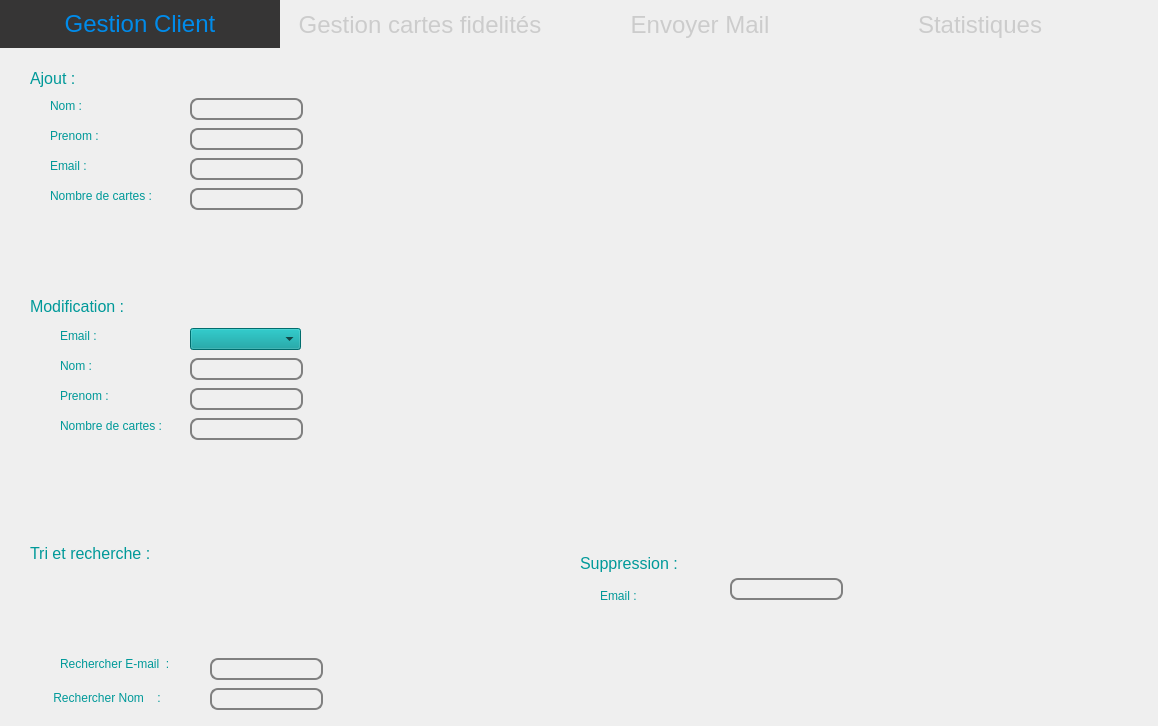
<?xml version="1.0" encoding="UTF-8"?>
<ui version="4.0">
 <class>badis</class>
 <widget class="QDialog" name="badis">
  <property name="geometry">
   <rect>
    <x>0</x>
    <y>0</y>
    <width>1158</width>
    <height>726</height>
   </rect>
  </property>
  <property name="windowTitle">
   <string>Dialog</string>
  </property>
  <property name="styleSheet">
   <string notr="true">#badis {
background: url(:/img/fdaffiche.jpg);
}

#centralwidget {
background: url(:/img/fdaffiche.jpg);
}


#toolBox {
border: 3px solid gray;
border-radius: 40px;
background: rgb(206, 206, 206);
}

QLineEdit {
padding: 1px;
border-style: solid;
border: 2px solid gray;
border-radius: 8px;
background-color: rgb(143, 143, 143);

}
</string>
  </property>
  <widget class="QTabWidget" name="tabWidget">
   <property name="geometry">
    <rect>
     <x>0</x>
     <y>0</y>
     <width>1241</width>
     <height>721</height>
    </rect>
   </property>
   <property name="styleSheet">
    <string notr="true">QTabWidget{background:transparent} QTabWidget::pane{border: 1px;border-color:red;background-color: transparent;} 
QTabBar::tab {background-color: transparent;color: #ccc;width: 280px;height:48px;font-size:24px} 
QTabBar::tab:hover{background-color:#ddd; color: white;}
QTabBar::tab:selected{background-color: #363535; color: #008BEA;}
QWidget{background:transparent}</string>
   </property>
   <property name="currentIndex">
    <number>0</number>
   </property>
   <widget class="QWidget" name="tab">
    <attribute name="title">
     <string>Gestion Client</string>
    </attribute>
    <widget class="QLineEdit" name="nom_ajouter">
     <property name="geometry">
      <rect>
       <x>190</x>
       <y>50</y>
       <width>113</width>
       <height>22</height>
      </rect>
     </property>
    </widget>
    <widget class="QLineEdit" name="prenom_ajouter">
     <property name="geometry">
      <rect>
       <x>190</x>
       <y>80</y>
       <width>113</width>
       <height>22</height>
      </rect>
     </property>
    </widget>
    <widget class="QLineEdit" name="email_ajouter">
     <property name="geometry">
      <rect>
       <x>190</x>
       <y>110</y>
       <width>113</width>
       <height>22</height>
      </rect>
     </property>
    </widget>
    <widget class="QLineEdit" name="abonnecarte_ajouter">
     <property name="geometry">
      <rect>
       <x>190</x>
       <y>140</y>
       <width>113</width>
       <height>22</height>
      </rect>
     </property>
    </widget>
    <widget class="QLabel" name="label">
     <property name="geometry">
      <rect>
       <x>50</x>
       <y>50</y>
       <width>55</width>
       <height>16</height>
      </rect>
     </property>
     <property name="font">
      <font>
       <pointsize>9</pointsize>
      </font>
     </property>
     <property name="styleSheet">
      <string notr="true">QLabel {
color: #099;
}</string>
     </property>
     <property name="text">
      <string>Nom :</string>
     </property>
    </widget>
    <widget class="QLabel" name="label_2">
     <property name="geometry">
      <rect>
       <x>50</x>
       <y>80</y>
       <width>61</width>
       <height>16</height>
      </rect>
     </property>
     <property name="font">
      <font>
       <pointsize>9</pointsize>
      </font>
     </property>
     <property name="styleSheet">
      <string notr="true">QLabel {
color: #099;
}</string>
     </property>
     <property name="text">
      <string>Prenom :</string>
     </property>
    </widget>
    <widget class="QLabel" name="label_3">
     <property name="geometry">
      <rect>
       <x>50</x>
       <y>110</y>
       <width>55</width>
       <height>16</height>
      </rect>
     </property>
     <property name="font">
      <font>
       <pointsize>9</pointsize>
      </font>
     </property>
     <property name="styleSheet">
      <string notr="true">QLabel {
color: #099;
}</string>
     </property>
     <property name="text">
      <string>Email :</string>
     </property>
    </widget>
    <widget class="QLabel" name="label_4">
     <property name="geometry">
      <rect>
       <x>50</x>
       <y>140</y>
       <width>141</width>
       <height>16</height>
      </rect>
     </property>
     <property name="font">
      <font>
       <pointsize>9</pointsize>
      </font>
     </property>
     <property name="styleSheet">
      <string notr="true">QLabel {
color: #099;
}</string>
     </property>
     <property name="text">
      <string>Nombre de cartes :</string>
     </property>
    </widget>
    <widget class="QTableView" name="tabClient">
     <property name="geometry">
      <rect>
       <x>390</x>
       <y>60</y>
       <width>711</width>
       <height>421</height>
      </rect>
     </property>
     <property name="styleSheet">
      <string notr="true"/>
     </property>
    </widget>
    <widget class="QPushButton" name="ajouter_button">
     <property name="geometry">
      <rect>
       <x>160</x>
       <y>180</y>
       <width>51</width>
       <height>51</height>
      </rect>
     </property>
     <property name="styleSheet">
      <string notr="true">border:none;</string>
     </property>
     <property name="text">
      <string/>
     </property>
     <property name="icon">
      <iconset>
       <normaloff>:/pics/buttonok.png</normaloff>:/pics/buttonok.png</iconset>
     </property>
     <property name="iconSize">
      <size>
       <width>100</width>
       <height>100</height>
      </size>
     </property>
    </widget>
    <widget class="QLabel" name="label_5">
     <property name="geometry">
      <rect>
       <x>600</x>
       <y>540</y>
       <width>51</width>
       <height>16</height>
      </rect>
     </property>
     <property name="font">
      <font>
       <pointsize>9</pointsize>
      </font>
     </property>
     <property name="styleSheet">
      <string notr="true">QLabel {
color: #099;
}</string>
     </property>
     <property name="text">
      <string>Email :</string>
     </property>
    </widget>
    <widget class="QLineEdit" name="emailasupprimer">
     <property name="geometry">
      <rect>
       <x>730</x>
       <y>530</y>
       <width>113</width>
       <height>22</height>
      </rect>
     </property>
    </widget>
    <widget class="QLabel" name="label_6">
     <property name="geometry">
      <rect>
       <x>30</x>
       <y>20</y>
       <width>81</width>
       <height>21</height>
      </rect>
     </property>
     <property name="font">
      <font>
       <pointsize>12</pointsize>
      </font>
     </property>
     <property name="styleSheet">
      <string notr="true">QLabel {
color: #099;
}</string>
     </property>
     <property name="text">
      <string>Ajout :</string>
     </property>
    </widget>
    <widget class="QLabel" name="label_7">
     <property name="geometry">
      <rect>
       <x>580</x>
       <y>500</y>
       <width>141</width>
       <height>31</height>
      </rect>
     </property>
     <property name="font">
      <font>
       <pointsize>12</pointsize>
      </font>
     </property>
     <property name="styleSheet">
      <string notr="true">QLabel {
color: #099;
}</string>
     </property>
     <property name="text">
      <string>Suppression :</string>
     </property>
    </widget>
    <widget class="QLabel" name="label_8">
     <property name="geometry">
      <rect>
       <x>30</x>
       <y>250</y>
       <width>141</width>
       <height>16</height>
      </rect>
     </property>
     <property name="font">
      <font>
       <pointsize>12</pointsize>
      </font>
     </property>
     <property name="styleSheet">
      <string notr="true">QLabel {
color: #099;
}</string>
     </property>
     <property name="text">
      <string>Modification :</string>
     </property>
    </widget>
    <widget class="QLabel" name="label_9">
     <property name="geometry">
      <rect>
       <x>60</x>
       <y>280</y>
       <width>51</width>
       <height>16</height>
      </rect>
     </property>
     <property name="font">
      <font>
       <pointsize>9</pointsize>
      </font>
     </property>
     <property name="styleSheet">
      <string notr="true">QLabel {
color: #099;
}</string>
     </property>
     <property name="text">
      <string>Email :</string>
     </property>
    </widget>
    <widget class="QComboBox" name="comboBox">
     <property name="geometry">
      <rect>
       <x>190</x>
       <y>280</y>
       <width>111</width>
       <height>22</height>
      </rect>
     </property>
     <property name="styleSheet">
      <string notr="true">background-color:#099</string>
     </property>
    </widget>
    <widget class="QLabel" name="label_10">
     <property name="geometry">
      <rect>
       <x>60</x>
       <y>310</y>
       <width>55</width>
       <height>16</height>
      </rect>
     </property>
     <property name="font">
      <font>
       <pointsize>9</pointsize>
      </font>
     </property>
     <property name="styleSheet">
      <string notr="true">QLabel {
color: #099;
}</string>
     </property>
     <property name="text">
      <string>Nom :</string>
     </property>
    </widget>
    <widget class="QLabel" name="label_11">
     <property name="geometry">
      <rect>
       <x>60</x>
       <y>340</y>
       <width>55</width>
       <height>16</height>
      </rect>
     </property>
     <property name="font">
      <font>
       <pointsize>9</pointsize>
      </font>
     </property>
     <property name="styleSheet">
      <string notr="true">QLabel {
color: #099;
}</string>
     </property>
     <property name="text">
      <string>Prenom :</string>
     </property>
    </widget>
    <widget class="QLabel" name="label_12">
     <property name="geometry">
      <rect>
       <x>60</x>
       <y>370</y>
       <width>121</width>
       <height>16</height>
      </rect>
     </property>
     <property name="font">
      <font>
       <pointsize>9</pointsize>
      </font>
     </property>
     <property name="styleSheet">
      <string notr="true">QLabel {
color: #099;
}</string>
     </property>
     <property name="text">
      <string>Nombre de cartes :</string>
     </property>
    </widget>
    <widget class="QPushButton" name="pushButton">
     <property name="geometry">
      <rect>
       <x>710</x>
       <y>570</y>
       <width>51</width>
       <height>51</height>
      </rect>
     </property>
     <property name="styleSheet">
      <string notr="true">border:none;</string>
     </property>
     <property name="text">
      <string/>
     </property>
     <property name="icon">
      <iconset>
       <normaloff>:/pics/buttondel.png</normaloff>:/pics/buttondel.png</iconset>
     </property>
     <property name="iconSize">
      <size>
       <width>100</width>
       <height>100</height>
      </size>
     </property>
    </widget>
    <widget class="QLineEdit" name="nom_modifier">
     <property name="geometry">
      <rect>
       <x>190</x>
       <y>310</y>
       <width>113</width>
       <height>22</height>
      </rect>
     </property>
     <property name="styleSheet">
      <string>QLabel {
color: white;
}</string>
     </property>
    </widget>
    <widget class="QLineEdit" name="prenom_modifier">
     <property name="geometry">
      <rect>
       <x>190</x>
       <y>340</y>
       <width>113</width>
       <height>22</height>
      </rect>
     </property>
     <property name="styleSheet">
      <string>QLabel {
color: white;
}</string>
     </property>
    </widget>
    <widget class="QLineEdit" name="nbcartes_modifier">
     <property name="geometry">
      <rect>
       <x>190</x>
       <y>370</y>
       <width>113</width>
       <height>22</height>
      </rect>
     </property>
     <property name="styleSheet">
      <string>QLabel {
color: white;
}</string>
     </property>
    </widget>
    <widget class="QPushButton" name="pushButton_2">
     <property name="geometry">
      <rect>
       <x>160</x>
       <y>410</y>
       <width>51</width>
       <height>51</height>
      </rect>
     </property>
     <property name="styleSheet">
      <string notr="true">border:none;</string>
     </property>
     <property name="text">
      <string/>
     </property>
     <property name="icon">
      <iconset>
       <normaloff>:/pics/buttonmod.png</normaloff>:/pics/buttonmod.png</iconset>
     </property>
     <property name="iconSize">
      <size>
       <width>100</width>
       <height>100</height>
      </size>
     </property>
    </widget>
    <widget class="QLabel" name="label_15">
     <property name="geometry">
      <rect>
       <x>60</x>
       <y>605</y>
       <width>131</width>
       <height>21</height>
      </rect>
     </property>
     <property name="font">
      <font>
       <pointsize>9</pointsize>
      </font>
     </property>
     <property name="styleSheet">
      <string notr="true">QLabel {
color: #099;
}</string>
     </property>
     <property name="text">
      <string>Rechercher E-mail  :</string>
     </property>
    </widget>
    <widget class="QLineEdit" name="lineEdit_chercher">
     <property name="geometry">
      <rect>
       <x>210</x>
       <y>610</y>
       <width>113</width>
       <height>22</height>
      </rect>
     </property>
    </widget>
    <widget class="QLineEdit" name="lineEdit">
     <property name="geometry">
      <rect>
       <x>210</x>
       <y>640</y>
       <width>113</width>
       <height>22</height>
      </rect>
     </property>
    </widget>
    <widget class="QLabel" name="label_17">
     <property name="geometry">
      <rect>
       <x>50</x>
       <y>640</y>
       <width>141</width>
       <height>20</height>
      </rect>
     </property>
     <property name="font">
      <font>
       <pointsize>9</pointsize>
      </font>
     </property>
     <property name="styleSheet">
      <string notr="true">QLabel {
color: #099;
}</string>
     </property>
     <property name="text">
      <string> Rechercher Nom    :</string>
     </property>
    </widget>
    <widget class="QPushButton" name="pushButton_tri">
     <property name="geometry">
      <rect>
       <x>150</x>
       <y>520</y>
       <width>71</width>
       <height>81</height>
      </rect>
     </property>
     <property name="styleSheet">
      <string notr="true">border:none; 
</string>
     </property>
     <property name="text">
      <string/>
     </property>
     <property name="icon">
      <iconset>
       <normaloff>:/pics/tributton.png</normaloff>:/pics/tributton.png</iconset>
     </property>
     <property name="iconSize">
      <size>
       <width>100</width>
       <height>100</height>
      </size>
     </property>
    </widget>
    <widget class="QSpinBox" name="spinBox">
     <property name="geometry">
      <rect>
       <x>1210</x>
       <y>600</y>
       <width>16</width>
       <height>16</height>
      </rect>
     </property>
    </widget>
    <widget class="QLabel" name="label_30">
     <property name="geometry">
      <rect>
       <x>30</x>
       <y>490</y>
       <width>161</width>
       <height>31</height>
      </rect>
     </property>
     <property name="font">
      <font>
       <pointsize>12</pointsize>
      </font>
     </property>
     <property name="styleSheet">
      <string notr="true">QLabel {
color: #099;
}</string>
     </property>
     <property name="text">
      <string>Tri et recherche :</string>
     </property>
    </widget>
   </widget>
   <widget class="QWidget" name="tab2">
    <attribute name="title">
     <string>Gestion cartes fidelités</string>
    </attribute>
    <widget class="QLabel" name="label_14">
     <property name="geometry">
      <rect>
       <x>610</x>
       <y>500</y>
       <width>151</width>
       <height>21</height>
      </rect>
     </property>
     <property name="font">
      <font>
       <pointsize>12</pointsize>
      </font>
     </property>
     <property name="styleSheet">
      <string notr="true">QLabel {
color: #099;
}</string>
     </property>
     <property name="text">
      <string>Suppression :</string>
     </property>
    </widget>
    <widget class="QLabel" name="label_16">
     <property name="geometry">
      <rect>
       <x>70</x>
       <y>210</y>
       <width>41</width>
       <height>16</height>
      </rect>
     </property>
     <property name="font">
      <font>
       <pointsize>9</pointsize>
      </font>
     </property>
     <property name="styleSheet">
      <string notr="true">QLabel {
color: #099;
}</string>
     </property>
     <property name="text">
      <string>Email :</string>
     </property>
    </widget>
    <widget class="QLabel" name="label_18">
     <property name="geometry">
      <rect>
       <x>650</x>
       <y>530</y>
       <width>41</width>
       <height>16</height>
      </rect>
     </property>
     <property name="font">
      <font>
       <pointsize>9</pointsize>
      </font>
     </property>
     <property name="styleSheet">
      <string notr="true">QLabel {
color: #099;
}</string>
     </property>
     <property name="text">
      <string>Email :</string>
     </property>
    </widget>
    <widget class="QLabel" name="label_19">
     <property name="geometry">
      <rect>
       <x>30</x>
       <y>20</y>
       <width>131</width>
       <height>21</height>
      </rect>
     </property>
     <property name="font">
      <font>
       <pointsize>12</pointsize>
      </font>
     </property>
     <property name="styleSheet">
      <string notr="true">QLabel {
color: #099;
}</string>
     </property>
     <property name="text">
      <string>Ajout :</string>
     </property>
    </widget>
    <widget class="QComboBox" name="comboBox_2">
     <property name="geometry">
      <rect>
       <x>190</x>
       <y>210</y>
       <width>111</width>
       <height>22</height>
      </rect>
     </property>
     <property name="styleSheet">
      <string notr="true">background-color:#099</string>
     </property>
    </widget>
    <widget class="QTableView" name="tabcarte">
     <property name="geometry">
      <rect>
       <x>380</x>
       <y>60</y>
       <width>711</width>
       <height>421</height>
      </rect>
     </property>
    </widget>
    <widget class="QLabel" name="label_22">
     <property name="geometry">
      <rect>
       <x>70</x>
       <y>50</y>
       <width>55</width>
       <height>16</height>
      </rect>
     </property>
     <property name="font">
      <font>
       <pointsize>9</pointsize>
      </font>
     </property>
     <property name="styleSheet">
      <string notr="true">QLabel {
color: #099;
}</string>
     </property>
     <property name="text">
      <string>Email :</string>
     </property>
    </widget>
    <widget class="QPushButton" name="pushButton_3">
     <property name="geometry">
      <rect>
       <x>710</x>
       <y>570</y>
       <width>51</width>
       <height>51</height>
      </rect>
     </property>
     <property name="styleSheet">
      <string notr="true">border:none;</string>
     </property>
     <property name="text">
      <string/>
     </property>
     <property name="icon">
      <iconset>
       <normaloff>:/pics/buttondel.png</normaloff>:/pics/buttondel.png</iconset>
     </property>
     <property name="iconSize">
      <size>
       <width>100</width>
       <height>100</height>
      </size>
     </property>
    </widget>
    <widget class="QPushButton" name="pushButton_4">
     <property name="geometry">
      <rect>
       <x>130</x>
       <y>290</y>
       <width>51</width>
       <height>51</height>
      </rect>
     </property>
     <property name="styleSheet">
      <string notr="true">border:none;</string>
     </property>
     <property name="text">
      <string/>
     </property>
     <property name="icon">
      <iconset>
       <normaloff>:/pics/buttonmod.png</normaloff>:/pics/buttonmod.png</iconset>
     </property>
     <property name="iconSize">
      <size>
       <width>100</width>
       <height>100</height>
      </size>
     </property>
    </widget>
    <widget class="QLabel" name="label_23">
     <property name="geometry">
      <rect>
       <x>30</x>
       <y>180</y>
       <width>141</width>
       <height>21</height>
      </rect>
     </property>
     <property name="font">
      <font>
       <pointsize>12</pointsize>
      </font>
     </property>
     <property name="styleSheet">
      <string notr="true">QLabel {
color: #099;
}</string>
     </property>
     <property name="text">
      <string>Modification :</string>
     </property>
    </widget>
    <widget class="QLabel" name="label_24">
     <property name="geometry">
      <rect>
       <x>70</x>
       <y>250</y>
       <width>111</width>
       <height>16</height>
      </rect>
     </property>
     <property name="font">
      <font>
       <pointsize>9</pointsize>
      </font>
     </property>
     <property name="styleSheet">
      <string notr="true">QLabel {
color: #099;
}</string>
     </property>
     <property name="text">
      <string>Nombre de points :</string>
     </property>
    </widget>
    <widget class="QLineEdit" name="emailasupprimer_2">
     <property name="geometry">
      <rect>
       <x>770</x>
       <y>530</y>
       <width>113</width>
       <height>22</height>
      </rect>
     </property>
    </widget>
    <widget class="QPushButton" name="ajouter_button_2">
     <property name="geometry">
      <rect>
       <x>130</x>
       <y>90</y>
       <width>51</width>
       <height>51</height>
      </rect>
     </property>
     <property name="styleSheet">
      <string notr="true">border:none;</string>
     </property>
     <property name="text">
      <string/>
     </property>
     <property name="icon">
      <iconset>
       <normaloff>:/pics/buttonok.png</normaloff>:/pics/buttonok.png</iconset>
     </property>
     <property name="iconSize">
      <size>
       <width>100</width>
       <height>100</height>
      </size>
     </property>
    </widget>
    <widget class="QPushButton" name="pushButton_5">
     <property name="geometry">
      <rect>
       <x>130</x>
       <y>390</y>
       <width>51</width>
       <height>81</height>
      </rect>
     </property>
     <property name="styleSheet">
      <string notr="true">border:none;</string>
     </property>
     <property name="text">
      <string/>
     </property>
     <property name="icon">
      <iconset>
       <normaloff>:/pics/plus.png</normaloff>:/pics/plus.png</iconset>
     </property>
     <property name="iconSize">
      <size>
       <width>100</width>
       <height>100</height>
      </size>
     </property>
    </widget>
    <widget class="QLabel" name="label_13">
     <property name="geometry">
      <rect>
       <x>40</x>
       <y>360</y>
       <width>181</width>
       <height>21</height>
      </rect>
     </property>
     <property name="font">
      <font>
       <pointsize>12</pointsize>
      </font>
     </property>
     <property name="styleSheet">
      <string notr="true">QLabel {
color: #099;
}</string>
     </property>
     <property name="text">
      <string>Ajout des points :</string>
     </property>
    </widget>
    <widget class="QLineEdit" name="carte_modifier">
     <property name="geometry">
      <rect>
       <x>190</x>
       <y>250</y>
       <width>113</width>
       <height>22</height>
      </rect>
     </property>
    </widget>
    <widget class="QComboBox" name="comboBox_3">
     <property name="geometry">
      <rect>
       <x>180</x>
       <y>50</y>
       <width>121</width>
       <height>22</height>
      </rect>
     </property>
     <property name="styleSheet">
      <string notr="true">background-color:#099</string>
     </property>
    </widget>
    <widget class="QPushButton" name="pushButton_tri_pt">
     <property name="geometry">
      <rect>
       <x>130</x>
       <y>600</y>
       <width>51</width>
       <height>61</height>
      </rect>
     </property>
     <property name="styleSheet">
      <string notr="true">border:none;</string>
     </property>
     <property name="text">
      <string/>
     </property>
     <property name="icon">
      <iconset>
       <normaloff>:/pics/tributton.png</normaloff>:/pics/tributton.png</iconset>
     </property>
     <property name="iconSize">
      <size>
       <width>100</width>
       <height>100</height>
      </size>
     </property>
    </widget>
    <widget class="QLabel" name="label_31">
     <property name="geometry">
      <rect>
       <x>50</x>
       <y>520</y>
       <width>111</width>
       <height>16</height>
      </rect>
     </property>
     <property name="font">
      <font>
       <pointsize>9</pointsize>
      </font>
     </property>
     <property name="styleSheet">
      <string notr="true">QLabel {
color: #099;
}</string>
     </property>
     <property name="text">
      <string>Rechercher Email :</string>
     </property>
    </widget>
    <widget class="QLineEdit" name="lineEdit_2_email_carte">
     <property name="geometry">
      <rect>
       <x>190</x>
       <y>520</y>
       <width>113</width>
       <height>22</height>
      </rect>
     </property>
    </widget>
    <widget class="QLabel" name="label_32">
     <property name="geometry">
      <rect>
       <x>80</x>
       <y>570</y>
       <width>61</width>
       <height>21</height>
      </rect>
     </property>
     <property name="font">
      <font>
       <pointsize>9</pointsize>
      </font>
     </property>
     <property name="styleSheet">
      <string notr="true">QLabel {
color: #099;
}</string>
     </property>
     <property name="text">
      <string>Tri :</string>
     </property>
    </widget>
    <widget class="QLabel" name="label_33">
     <property name="geometry">
      <rect>
       <x>50</x>
       <y>480</y>
       <width>181</width>
       <height>21</height>
      </rect>
     </property>
     <property name="font">
      <font>
       <pointsize>12</pointsize>
      </font>
     </property>
     <property name="styleSheet">
      <string notr="true">QLabel {
color: #099;
}</string>
     </property>
     <property name="text">
      <string>Tri et recherche :</string>
     </property>
    </widget>
   </widget>
   <widget class="QWidget" name="tab_2">
    <attribute name="title">
     <string>Envoyer Mail</string>
    </attribute>
    <widget class="QPushButton" name="sendBtn">
     <property name="geometry">
      <rect>
       <x>650</x>
       <y>450</y>
       <width>51</width>
       <height>51</height>
      </rect>
     </property>
     <property name="styleSheet">
      <string notr="true">border:none;</string>
     </property>
     <property name="text">
      <string/>
     </property>
     <property name="icon">
      <iconset>
       <normaloff>:/pics/tributton2.png</normaloff>:/pics/tributton2.png</iconset>
     </property>
     <property name="iconSize">
      <size>
       <width>100</width>
       <height>100</height>
      </size>
     </property>
    </widget>
    <widget class="QPushButton" name="exitBtn">
     <property name="geometry">
      <rect>
       <x>810</x>
       <y>450</y>
       <width>51</width>
       <height>51</height>
      </rect>
     </property>
     <property name="styleSheet">
      <string notr="true">border:none;
</string>
     </property>
     <property name="text">
      <string/>
     </property>
     <property name="icon">
      <iconset>
       <normaloff>:/pics/exitbutton.png</normaloff>:/pics/exitbutton.png</iconset>
     </property>
     <property name="iconSize">
      <size>
       <width>100</width>
       <height>100</height>
      </size>
     </property>
    </widget>
    <widget class="QWidget" name="layoutWidget">
     <property name="geometry">
      <rect>
       <x>280</x>
       <y>110</y>
       <width>641</width>
       <height>311</height>
      </rect>
     </property>
     <layout class="QFormLayout" name="formLayout">
      <property name="fieldGrowthPolicy">
       <enum>QFormLayout::ExpandingFieldsGrow</enum>
      </property>
      <property name="rowWrapPolicy">
       <enum>QFormLayout::WrapLongRows</enum>
      </property>
      <property name="verticalSpacing">
       <number>9</number>
      </property>
      <item row="0" column="0">
       <widget class="QLabel" name="label_20">
        <property name="font">
         <font>
          <pointsize>9</pointsize>
         </font>
        </property>
        <property name="styleSheet">
         <string notr="true">QLabel {
color: #099;
}</string>
        </property>
        <property name="text">
         <string>Smtp-server:</string>
        </property>
       </widget>
      </item>
      <item row="1" column="0">
       <widget class="QLabel" name="label_21">
        <property name="font">
         <font>
          <pointsize>9</pointsize>
         </font>
        </property>
        <property name="styleSheet">
         <string notr="true">QLabel {
color: #099;
}</string>
        </property>
        <property name="text">
         <string>Server port:</string>
        </property>
       </widget>
      </item>
      <item row="2" column="0">
       <widget class="QLabel" name="label_25">
        <property name="font">
         <font>
          <pointsize>9</pointsize>
         </font>
        </property>
        <property name="styleSheet">
         <string notr="true">QLabel {
color: #099;
}</string>
        </property>
        <property name="text">
         <string>Username:</string>
        </property>
       </widget>
      </item>
      <item row="3" column="0">
       <widget class="QLabel" name="label_26">
        <property name="font">
         <font>
          <pointsize>9</pointsize>
         </font>
        </property>
        <property name="styleSheet">
         <string notr="true">QLabel {
color: #099;
}</string>
        </property>
        <property name="text">
         <string>Password:</string>
        </property>
       </widget>
      </item>
      <item row="4" column="0">
       <widget class="QLabel" name="label_27">
        <property name="font">
         <font>
          <pointsize>9</pointsize>
         </font>
        </property>
        <property name="styleSheet">
         <string notr="true">QLabel {
color: #099;
}</string>
        </property>
        <property name="text">
         <string>Recipant to:</string>
        </property>
       </widget>
      </item>
      <item row="5" column="0">
       <widget class="QLabel" name="label_28">
        <property name="font">
         <font>
          <pointsize>9</pointsize>
         </font>
        </property>
        <property name="styleSheet">
         <string notr="true">QLabel {
color: #099;
}</string>
        </property>
        <property name="text">
         <string>Subject:</string>
        </property>
       </widget>
      </item>
      <item row="6" column="0">
       <widget class="QLabel" name="label_29">
        <property name="font">
         <font>
          <pointsize>9</pointsize>
         </font>
        </property>
        <property name="styleSheet">
         <string notr="true">QLabel {
color: #099;
}</string>
        </property>
        <property name="text">
         <string>Message:</string>
        </property>
       </widget>
      </item>
      <item row="0" column="1">
       <widget class="QLineEdit" name="server">
        <property name="text">
         <string>smtp.gmail.com</string>
        </property>
       </widget>
      </item>
      <item row="1" column="1">
       <widget class="QLineEdit" name="port">
        <property name="text">
         <string>465</string>
        </property>
       </widget>
      </item>
      <item row="2" column="1">
       <widget class="QLineEdit" name="uname"/>
      </item>
      <item row="3" column="1">
       <widget class="QLineEdit" name="paswd">
        <property name="inputMask">
         <string/>
        </property>
        <property name="echoMode">
         <enum>QLineEdit::Password</enum>
        </property>
       </widget>
      </item>
      <item row="4" column="1">
       <widget class="QLineEdit" name="rcpt"/>
      </item>
      <item row="5" column="1">
       <widget class="QLineEdit" name="subject"/>
      </item>
      <item row="6" column="1">
       <widget class="QPlainTextEdit" name="msg"/>
      </item>
     </layout>
    </widget>
   </widget>
   <widget class="QWidget" name="tab_3">
    <attribute name="title">
     <string>Statistiques</string>
    </attribute>
   </widget>
  </widget>
 </widget>
 <resources/>
 <connections/>
</ui>
